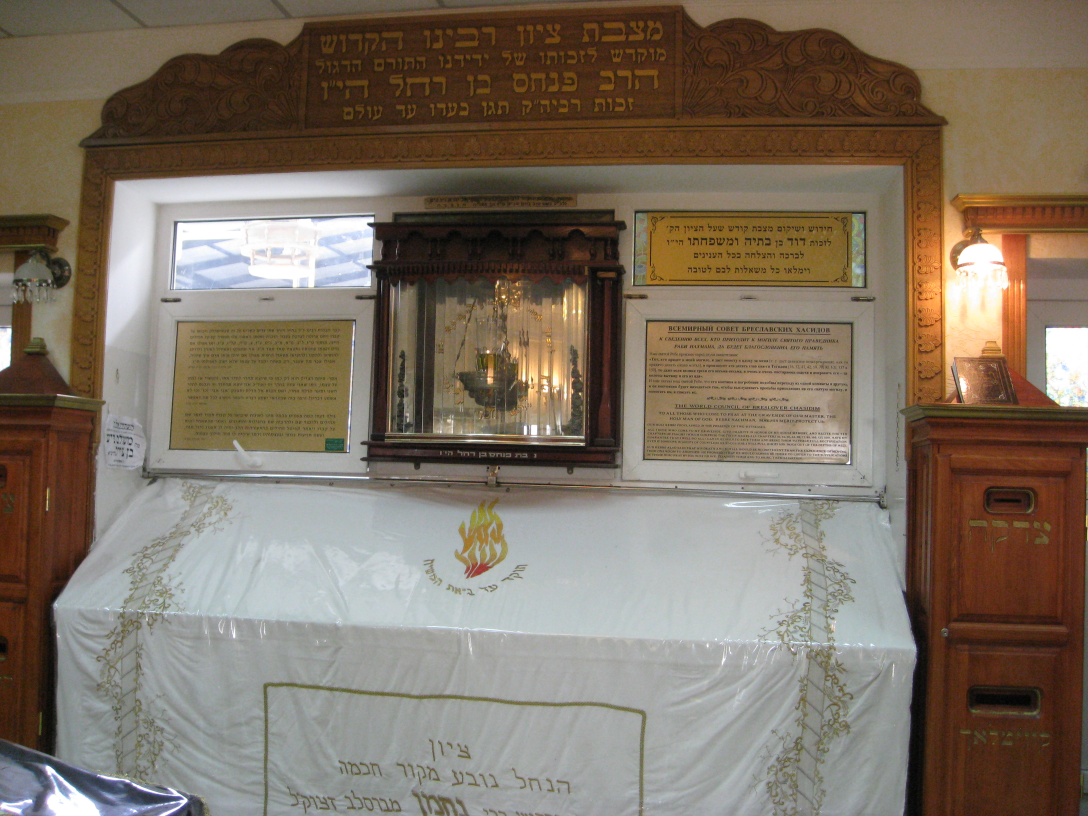
#> input picture tools/sources-images/tombe_rabbi_nahman_uman.jpg, 3264 x 2448 px (shown at 1/3 size)
$ python ouverture_tziyoun.py sources-images/tombe_rabbi_nahman_uman.jpg out.png
#> lines starting #> are read from the running program, lines starting #| are printed output that depends on the picture
"""L'image d'ouverture : python3 tools/ouverture_tziyoun.py tools/sources-images/tombe_rabbi_nahman_uman.jpg android/app/src/main/res/drawable-nodpi/scene_ouverture_tombe.webp"""
import sys
from PIL import Image, ImageDraw, ImageFilter
src = Image.open(sys.argv[1]).convert('RGB')
#> src is the input picture: PIL image 3264x2448 RGB; mean R, G, B 126.6, 113.8, 99.4
k = src.width / 816
#> k = 4
# La matséva, l'aron et le drap du tsiyoun (coordonnées dans une vignette de 816 px de large).
x0, y0, x1, y1 = 40, 0, 700, 612
crop = src.crop((int(x0*k), int(y0*k), int(x1*k), int(y1*k)))
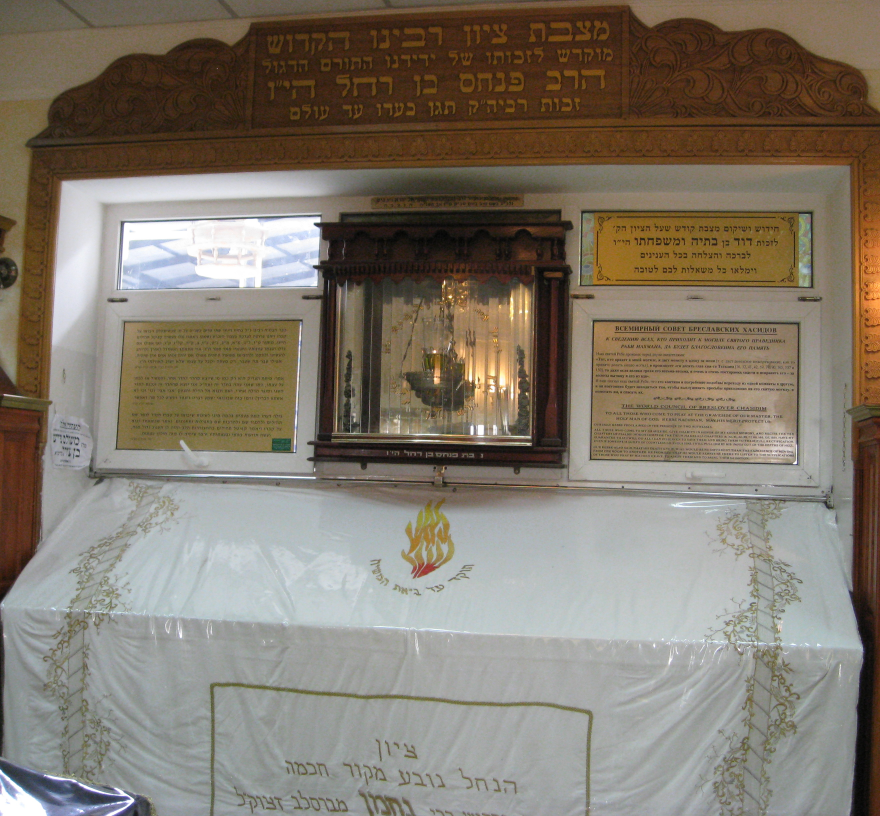
#> crop: PIL image 2640x2448 RGB (shown at 1/3 size); mean R, G, B 130.2, 121.4, 108.8
W, H = 900, 2000
band = crop.resize((W, round(crop.height * W / crop.width)), Image.LANCZOS)
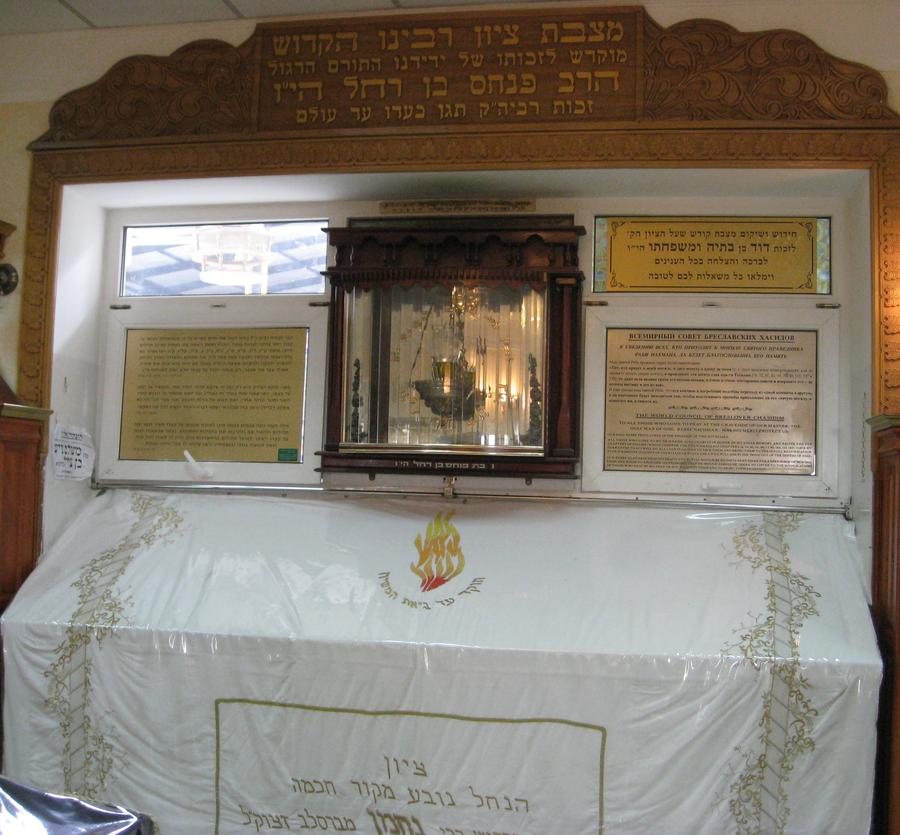
#> band: PIL image 900x835 RGB; mean R, G, B 130.2, 121.4, 108.8
top = 420
fond = Image.new('RGB', (W, H), (0x1E, 0x3A, 0x30))
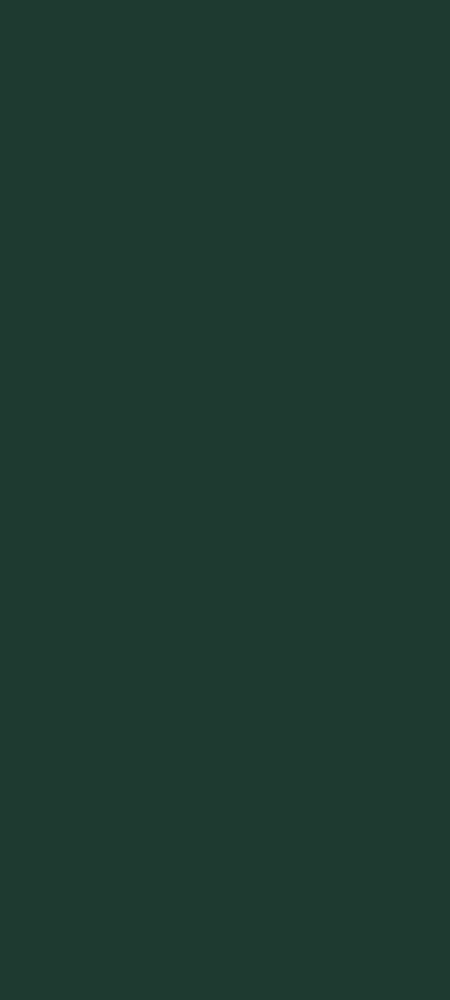
#> fond: PIL image 900x2000 RGB (shown at 1/2 size); mean R, G, B 30, 58, 48
mask = Image.new('L', band.size, 255)
#> mask: PIL image 900x835 L; every value is 255
d = ImageDraw.Draw(mask); f = 140
for i in range(f):
    a = round(255 * i / f)
    d.line([(0, i), (W, i)], fill=a); d.line([(0, band.height-1-i), (W, band.height-1-i)], fill=a)
fond.paste(band, (0, top), mask)
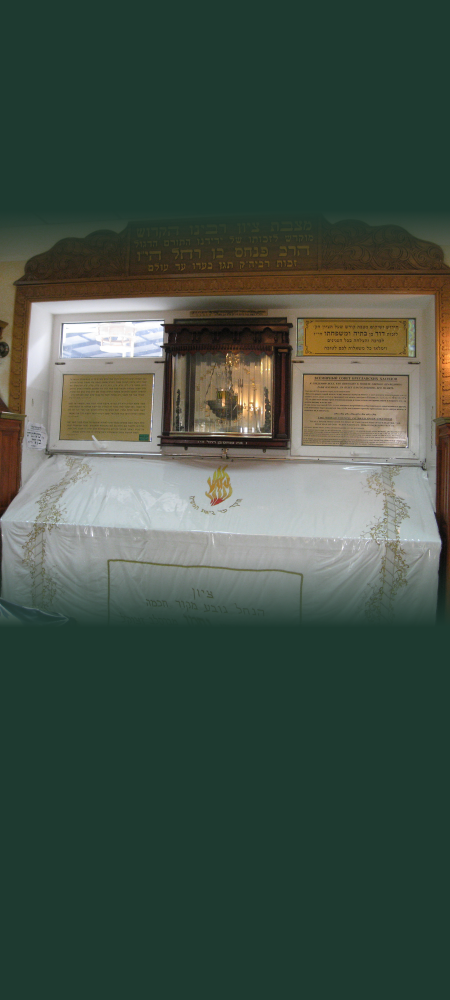
#> fond: PIL image 900x2000 RGB (shown at 1/2 size); mean R, G, B 65.8, 81, 70
fond.save(sys.argv[2], 'WEBP', quality=82, method=6)
print(band.size, top, top+band.height)
#| (900, 835) 420 1255

$ run again, with tools/sources-images/heikhal_tziyoun_aniskov_2021.jpg copied over tools/sources-images/tombe_rabbi_nahman_uman.jpg
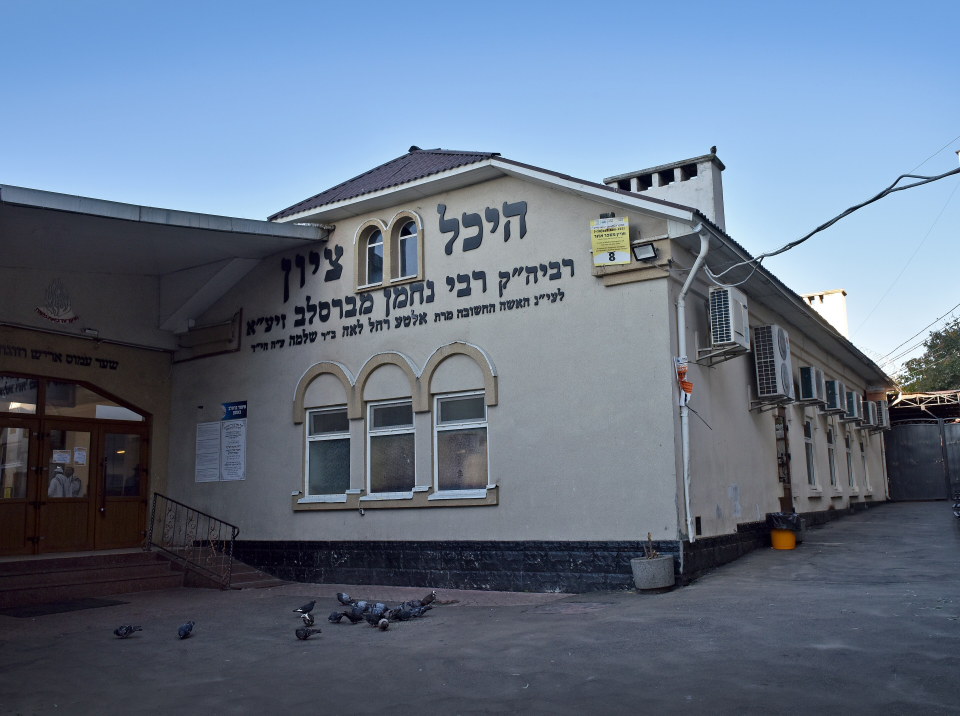
#> input picture tools/sources-images/heikhal_tziyoun_aniskov_2021.jpg, 3840 x 2862 px (shown at 1/4 size)
#> src is the input picture: PIL image 3840x2862 RGB; mean R, G, B 99.5, 113.6, 133.1
#> `band = crop.resize((W, round(crop.height * W / crop.width)), Image.LAN..`:
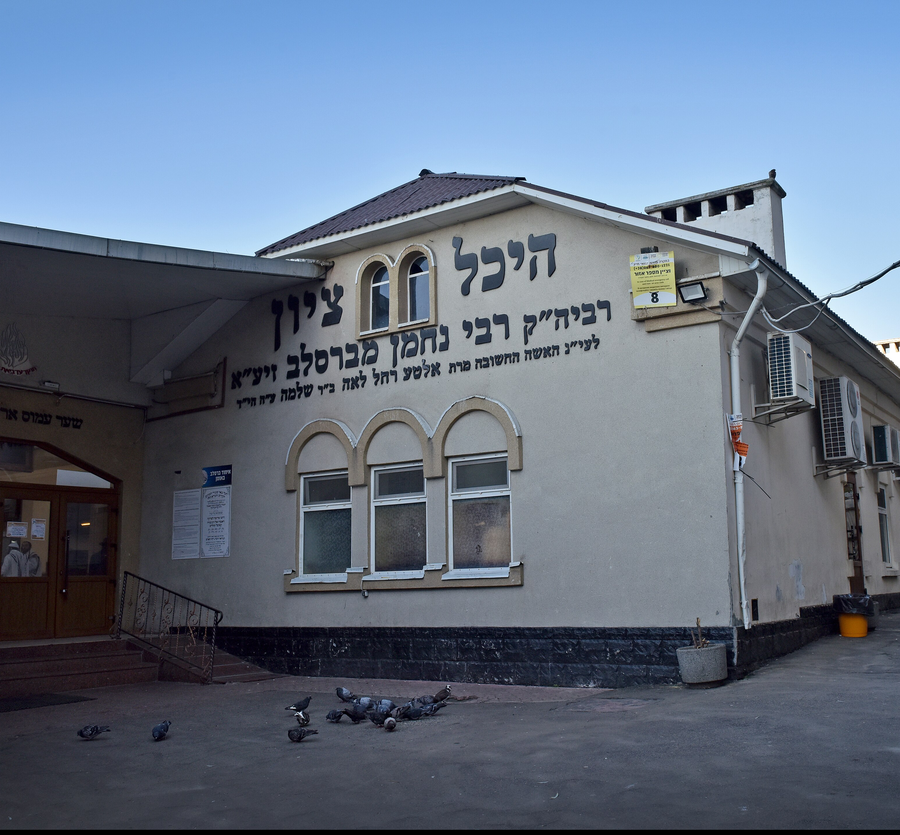
#> band: PIL image 900x835 RGB; mean R, G, B 98.3, 111.8, 130.8
#> mask: PIL image 900x835 L; every value is 255
#> `fond.paste(band, (0, top), mask)`:
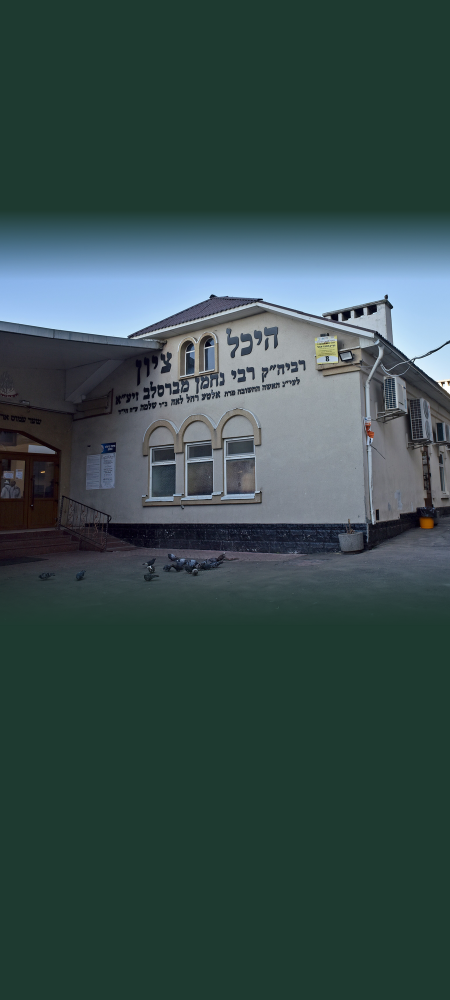
#> fond: PIL image 900x2000 RGB (shown at 1/2 size); mean R, G, B 54.2, 76.3, 75.2
#| (900, 835) 420 1255
